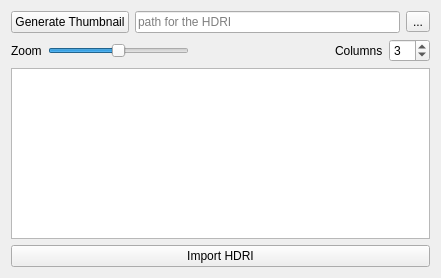
<?xml version="1.0" encoding="UTF-8"?>
<ui version="4.0">
 <class>Form</class>
 <widget class="QWidget" name="Form">
  <property name="geometry">
   <rect>
    <x>0</x>
    <y>0</y>
    <width>441</width>
    <height>278</height>
   </rect>
  </property>
  <property name="windowTitle">
   <string>Form</string>
  </property>
  <layout class="QGridLayout" name="gridLayout">
   <item row="0" column="0">
    <layout class="QVBoxLayout" name="verticalLayout">
     <item>
      <layout class="QHBoxLayout" name="horizontalLayout">
       <item>
        <widget class="QPushButton" name="btn_thumbnail">
         <property name="text">
          <string>Generate Thumbnail</string>
         </property>
        </widget>
       </item>
       <item>
        <widget class="QLineEdit" name="input_path">
         <property name="placeholderText">
          <string>path for the HDRI</string>
         </property>
        </widget>
       </item>
       <item>
        <widget class="QToolButton" name="btn_browse">
         <property name="text">
          <string>...</string>
         </property>
        </widget>
       </item>
      </layout>
     </item>
     <item>
      <layout class="QHBoxLayout" name="horizontalLayout_3">
       <item>
        <widget class="QLabel" name="percent">
         <property name="text">
          <string>Zoom</string>
         </property>
        </widget>
       </item>
       <item>
        <widget class="QSlider" name="sld_zoom">
         <property name="maximumSize">
          <size>
           <width>150</width>
           <height>16777215</height>
          </size>
         </property>
         <property name="maximum">
          <number>100</number>
         </property>
         <property name="pageStep">
          <number>10</number>
         </property>
         <property name="value">
          <number>50</number>
         </property>
         <property name="orientation">
          <enum>Qt::Horizontal</enum>
         </property>
        </widget>
       </item>
       <item>
        <spacer name="horizontalSpacer">
         <property name="orientation">
          <enum>Qt::Horizontal</enum>
         </property>
         <property name="sizeHint" stdset="0">
          <size>
           <width>40</width>
           <height>20</height>
          </size>
         </property>
        </spacer>
       </item>
       <item>
        <widget class="QLabel" name="label_2">
         <property name="text">
          <string>Columns</string>
         </property>
        </widget>
       </item>
       <item>
        <widget class="QSpinBox" name="sbox_columns">
         <property name="value">
          <number>3</number>
         </property>
        </widget>
       </item>
      </layout>
     </item>
     <item>
      <widget class="QTableWidget" name="table_hdri"/>
     </item>
     <item>
      <widget class="QPushButton" name="btn_import">
       <property name="text">
        <string>Import HDRI</string>
       </property>
      </widget>
     </item>
    </layout>
   </item>
  </layout>
 </widget>
 <resources/>
 <connections/>
</ui>
